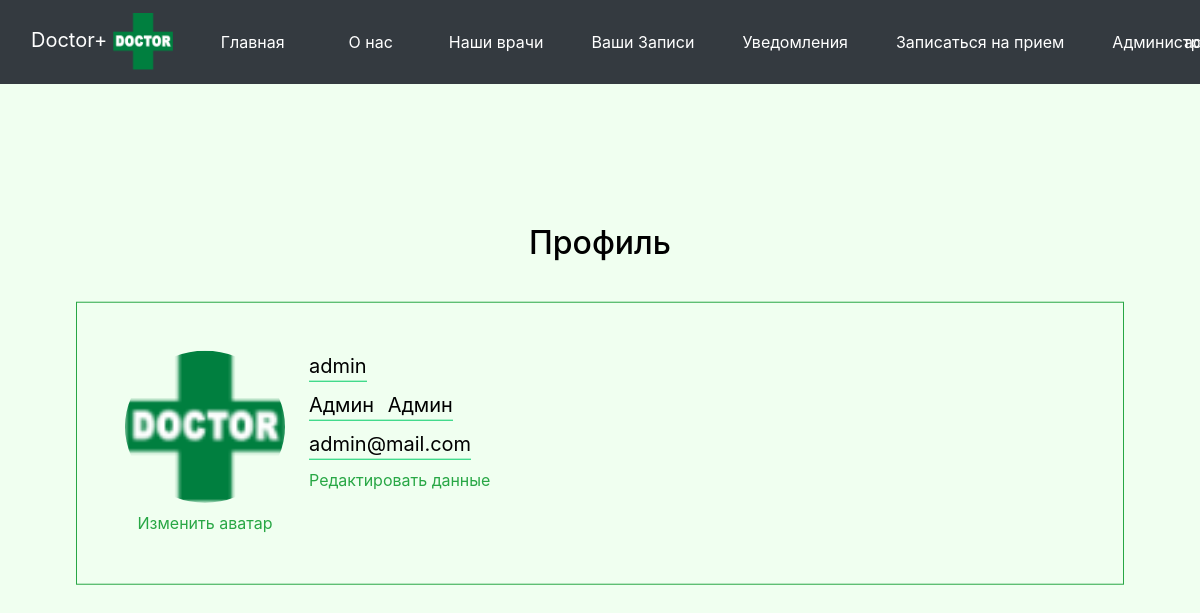
Page /profile (signed in) on the earlier database version.
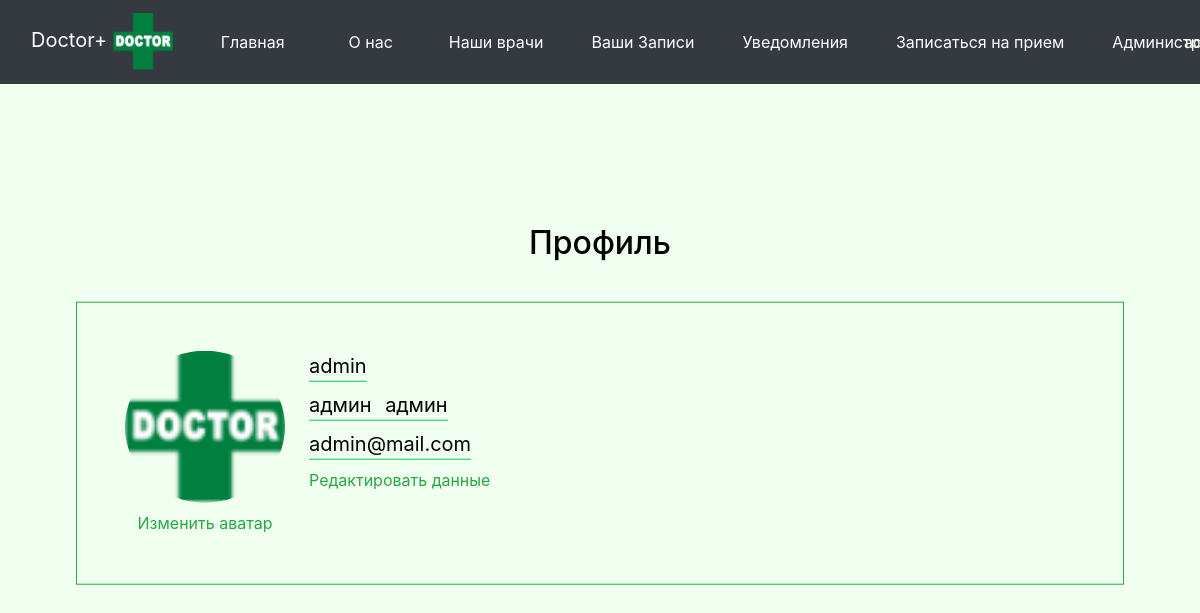
Same page on the later database version.
### main/models.py (models this page shows, shortened)
class User1(models.Model):
    name = models.CharField('Имя', max_length=50)
    surname = models.CharField('Фамилия', max_length=50)
    id_registarion = models.IntegerField()
    avatar = models.ImageField(null=True, blank=True, upload_to="images/")
    class Meta:
        verbose_name = 'Пользователь'
        verbose_name_plural = 'Пользователи'

### main/views.py (the view)
# urls.py: path('profile', views.profile, name='profile'),
def profile(request):
    try:
        self_user = User1.objects.get(id_registarion = request.user.id)
        user_info = str(request.user)
        return render(request, 'main/profile.html', {'title': 'Профиль', 'self_user': self_user, 'user_info':user_info, 'appointments': appointments})
    except ValueError:
        return redirect('createacc')
    except UnboundLocalError:
        return redirect('createacc')

### main/templates/main/profile.html (shortened to what this page needs)
{% extends 'main/base.html' %}
{% block content %}
<div class="container">
  <h2 class="text-center my-4">{{ title }}</h2>
  <div class="p-3">
    <div class="d-flex border border-success p-5">
      <div>
        <img class="avatar-profile" src="{{ self_user.avatar.url }}" alt="avatar">
        <a class="text-success text-decoration-none d-block text-center mt-2" href="edit-avatar">Изменить аватар</a>
      </div>
      <div class="ml-4">
        <div class="mb-2 d-flex title-profile">
          <div class="dinamik-title">{{ request.user.username }}</div>
        </div>
        <div class="mb-2 d-flex title-profile">
          <div class="dinamik-title">{{ self_user.name }} <span class="ml-2">{{ self_user.surname }}</span>
          </div>
        </div>
        <div class="mb-2 d-flex title-profile">
          <div class="dinamik-title">{{ request.user.email }}</div>
        </div>
        <a class="text-success text-decoration-none" href="edit-data">Редактировать данные</a>
      </div>
    </div>
  </div>
  </div>
</div>
<div class="p-5"></div>
{% endblock %}

Differences in the rows shown:
removed User1: avatar (picture), name "Админ", surname "Админ"
added User1: avatar (picture), name "админ", surname "админ"
